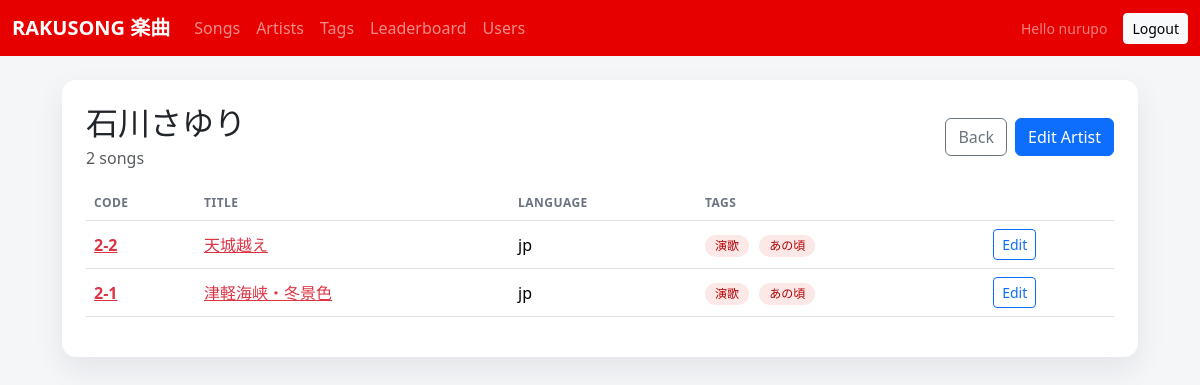
The app's page /ui/artists/2/ (signed in) with its own data.
### songs/models.py (models this page shows, shortened)
class ArtistIndex(models.Model):
    name = models.CharField(max_length=255, unique=True)
    next_song_no = models.PositiveIntegerField(default=1)

class Song(models.Model):
    code = models.CharField(max_length=32, unique=True, blank=True)
    title = models.CharField(max_length=255)
    artist = models.CharField(max_length=255, blank=True)
    artist_no = models.PositiveIntegerField(null=True, blank=True)
    song_no = models.PositiveIntegerField(null=True, blank=True)
    language = models.CharField(max_length=32, blank=True, default='jp')
    duration_seconds = models.PositiveIntegerField(null=True, blank=True)
    bpm = models.PositiveIntegerField(null=True, blank=True)
    key = models.CharField(max_length=16, blank=True)
    tags = models.ManyToManyField(Tag, blank=True, related_name='songs')
    midi_file = models.FileField(upload_to=midi_upload_path, blank=True, null=True)
    lrc_file = models.FileField(upload_to=lrc_upload_path, blank=True, null=True)
    cover_image = models.ImageField(upload_to='songs/cover/', blank=True, null=True)
    lrc_offset = models.IntegerField(default=0)
    is_published = models.BooleanField(default=True)
    created_at = models.DateTimeField(auto_now_add=True)
    updated_at = models.DateTimeField(auto_now=True)

class Tag(models.Model):
    name = models.CharField(max_length=64, unique=True)

### songs/views_ui.py (the view)
@login_required
def artist_detail(request, pk):
    artist = get_object_or_404(ArtistIndex, pk=pk)
    songs = Song.objects.filter(artist=artist.name).prefetch_related('tags').order_by('title')
    return render(
        request,
        'songs/artist_detail.html',
        {
            'artist': artist,
            'songs': songs,
        },
    )

### templates/songs/artist_detail.html (shortened to what this page needs)
{% extends "base.html" %}
{% block content %}
  <div class="card p-4">
    <div class="d-flex flex-wrap gap-3 justify-content-between align-items-center mb-3">
      <div>
        <h2 class="mb-1">{{ artist.name }}</h2>
        <div class="text-muted">{{ songs|length }} songs</div>
      </div>
      <div class="d-flex gap-2">
        <a class="btn btn-outline-secondary" href="{% url 'ui_artist_list' %}">Back</a>
        <a class="btn btn-primary" href="{% url 'ui_artist_edit' artist.id %}">Edit Artist</a>
      </div>
    </div>
    <div class="table-responsive">
      <table class="table align-middle">
      <thead>
        <tr>
          <th>Code</th>
          <th>Title</th>
          <th>Language</th>
          <th>Tags</th>
          <th></th>
        </tr>
      </thead>
      <tbody>
        {% for song in songs %}
          <tr>
            <td><a class="link-danger fw-semibold" href="{% url 'ui_song_edit' song.pk %}">{{ song.code }}</a></td>
            <td><a class="link-danger" href="{% url 'ui_song_edit' song.pk %}">{{ song.title }}</a></td>
            <td>{{ song.language|default:"-" }}</td>
            <td>
              {% for tag in song.tags.all %}
                <span class="pill">{{ tag.name }}</span>
              {% empty %}
                <span class="text-muted">—</span>
              {% endfor %}
            </td>
            <td>
              <a class="btn btn-sm btn-outline-primary" href="{% url 'ui_song_edit' song.pk %}">Edit</a>
            </td>
          </tr>
        {% empty %}
          <tr>
            <td colspan="5" class="text-muted">No songs for this artist.</td>
          </tr>
        {% endfor %}
      </tbody>
      </table>
    </div>
  </div>
{% endblock %}

### templates/base.html (shortened to what this page needs)
<!DOCTYPE html>
<html lang="en">
  <head>
    <link
      href="https://cdnjs.cloudflare.com/ajax/libs/bootstrap/5.3.8/css/bootstrap.min.css"
      rel="stylesheet"
    />
  </head>
  <body>
    <nav class="navbar navbar-expand-lg navbar-dark" style="background: #e60000;">
      <div class="container-fluid">
        <a class="navbar-brand fw-semibold" href="{% url 'ui_song_list' %}">RAKUSONG 楽曲</a>
        <div class="collapse navbar-collapse" id="mainNav">
          <ul class="navbar-nav me-auto mb-2 mb-lg-0">
            <li class="nav-item"><a class="nav-link" href="{% url 'ui_song_list' %}">Songs</a></li>
            <li class="nav-item"><a class="nav-link" href="{% url 'ui_artist_list' %}">Artists</a></li>
            <li class="nav-item"><a class="nav-link" href="{% url 'ui_tag_list' %}">Tags</a></li>
            <li class="nav-item"><a class="nav-link" href="{% url 'ui_leaderboard' %}">Leaderboard</a></li>
            <li class="nav-item"><a class="nav-link" href="{% url 'ui_user_list' %}">Users</a></li>
          </ul>
          {% if request.user.is_authenticated %}
            <div class="d-flex align-items-center gap-3">
              <span class="text-white-50 small">Hello {{ request.user.username }}</span>
              <a class="btn btn-light btn-sm" href="{% url 'ui_logout' %}">Logout</a>
            </div>
          {% endif %}
        </div>
      </div>
    </nav>
    <main class="container page-shell py-4">
      {% block content %}{% endblock %}
    </main>
  </body>
</html>

### templates/base.html (style rules this page uses)
:root { color-scheme: light; --bs-primary: #e60000; --bs-primary-rgb: 230, 0, 0; --bs-link-color: #e60000; --bs-link-hover-color: #b30000; }
body { margin: 0; font-family: "Segoe UI", "Helvetica Neue", Arial, sans-serif; background: #f5f6f8; color: #1b1f24; }
.page-shell { max-width: 1100px; }
.card { border-radius: 14px; box-shadow: 0 12px 30px rgba(17, 24, 39, 0.08); border: none; }
.table thead th { color: #6b7280; font-weight: 600; text-transform: uppercase; letter-spacing: 0.04em; font-size: 12px; }
.pill { display: inline-flex; padding: 2px 10px; border-radius: 999px; background: #fde8e8; color: #b30000; font-size: 12px; margin-right: 6px; }

### records on screen
ArtistIndex: name "石川さゆり"
Song: code "2-2", title "天城越え", language "jp"
Tag: name "演歌"
Tag: name "あの頃"
Song: code "2-1", title "津軽海峡・冬景色", language "jp"

### other values on screen
{{ request.user.username }} "nurupo"
{{ songs|length }} "2"
